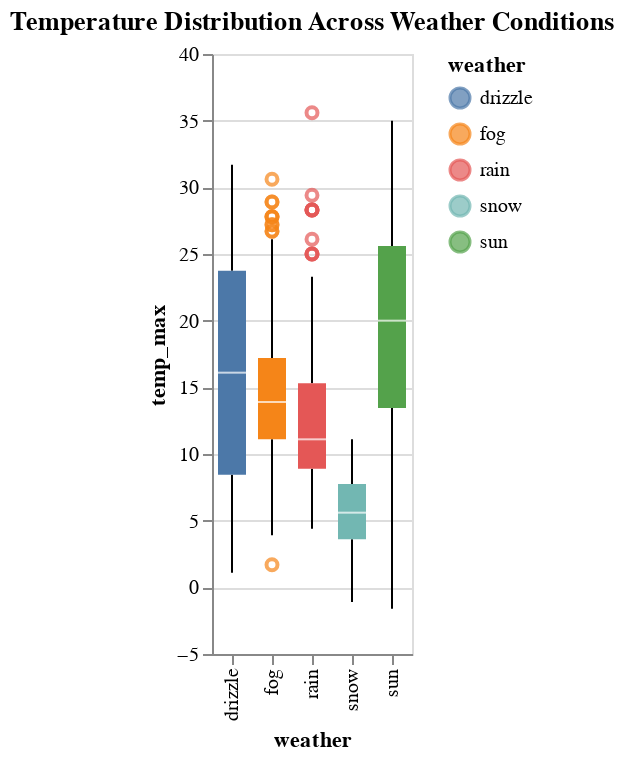

Notebook cell for this chart:
### Code cell
# Display temperature extremes x weather type using box plot
boxplot_weather = alt.Chart(weather).mark_boxplot().encode(
    x = 'weather:N',
    y = 'temp_max:Q',
    color = 'weather:N'
).properties(title = 'Temperature Distribution Across Weather Conditions')
boxplot_weather

### Figure 1 — Vega-Lite specification as saved in the notebook (floating-point values rounded to 4 significant figures; data arrays with more than 128 entries replaced by an {"elided": "..."} marker saying what was removed)
{"config": {"view": {"continuousWidth": 300, "continuousHeight": 300}}, "data": {"name": "data-830c39fec90146253fb06a06c26374ef"}, "mark": {"type": "boxplot"}, "encoding": {"color": {"field": "weather", "type": "nominal"}, "x": {"field": "weather", "type": "nominal"}, "y": {"field": "temp_max", "type": "quantitative"}}, "title": "Temperature Distribution Across Weather Conditions", "$schema": "https://vega.github.io/schema/vega-lite/v5.14.1.json", "datasets": {"data-830c39fec90146253fb06a06c26374ef": {"elided": "1461 records"}}}
